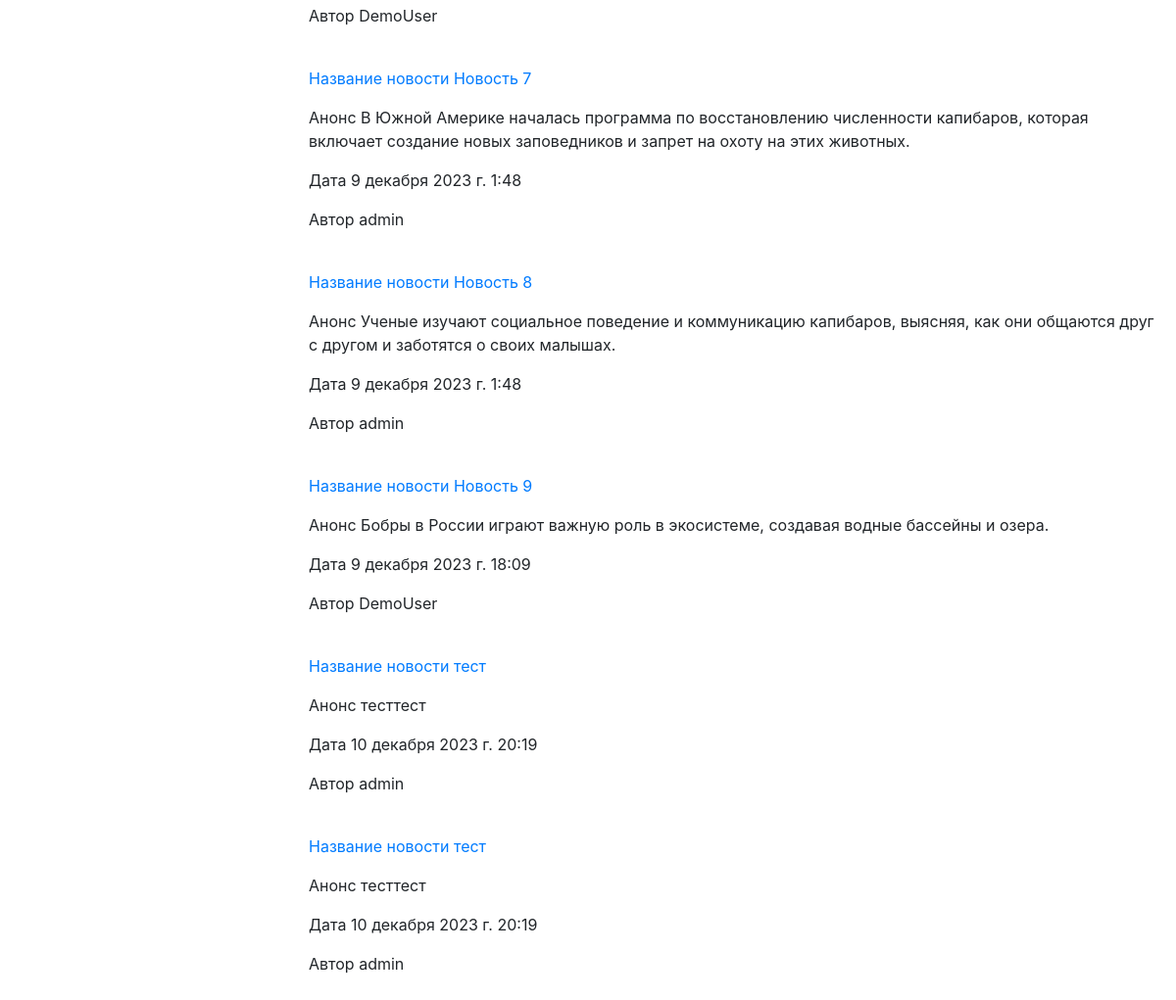
Before: /news/ (lower part) with the older database file.
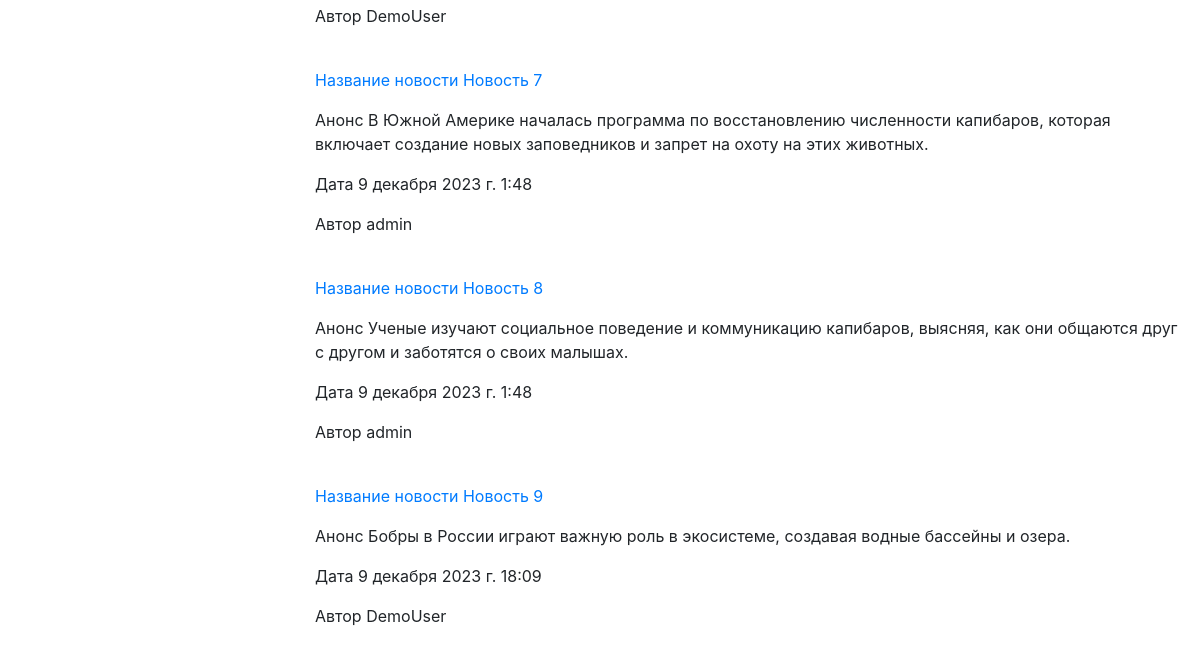
After: the same page with the newer database file.
### news/models.py (models this page shows, shortened)
class Article(models.Model):
    categories = (('E', 'Economics'),
                  ('S', 'Science'),
                  ('IT', 'IT'))
    author = models.ForeignKey(User, on_delete=models.SET_NULL, null=True)
    title = models.CharField('Название', max_length=50, default='')
    anouncement = models.TextField('Аннотация', max_length=250)
    text = models.TextField('Текст новости')
    date = models.DateTimeField('Дата публикации', auto_created=True,default=datetime.datetime.now())
    category = models.CharField(choices=categories, max_length=20, verbose_name='Категории')
    tags=models.ManyToManyField(to=Tag, blank=True)
    def get_absolute_url(self):
        return f'/news/{self.id}'
    class Meta:
        ordering=['title','date']
        verbose_name = 'Новость'
        verbose_name_plural = 'Новости'

### news/views.py (the view)
# urls.py: path('', views.news_list, name='news_list'),
def news_list(request):
    categories = Article.categories  # создали перечень категорий
    author_list = User.objects.all()  # создали перечень авторов
    if request.method == "POST":
        selected_author = int(request.POST.get('author_filter'))
        selected_category = int(request.POST.get('category_filter'))
        if selected_author == 0:  # выбраны все авторы
            news = Article.objects.all()
        else:
            news = Article.objects.filter(author=selected_author)
        if selected_category != 0:  # фильтруем найденные по авторам результаты по категориям
            news = news.filter(category__icontains=categories[selected_category - 1][0])
    else:  # если страница открывется впервые
        selected_author = 0
        selected_category = 0
        news = Article.objects.all()
    context = {'news': news, 'author_list': author_list, 'selected_author': selected_author,
               'categories': categories, 'selected_category': selected_category}
    return render(request, 'news/news_list.html', context)

### news/templates/news/news_list.html (shortened to what this page needs)
{% extends 'main/SideBar.html' %}
{% load static %}
{% block content %}
<br>
<br>
{% for n in news %}
<div>
    <p><a href="{{n.get_absolute_url}}">Название новости {{ n.title }} </a></p>
    <p> Анонс {{ n.anouncement }}</p>
    <p> Дата {{ n.date }}</p>
    <p> Автор {{ n.author.username }}</p>
    <br>
</div>
{% endfor %}
{% endblock content %}

### main/templates/main/SideBar.html (shortened to what this page needs)
<!DOCTYPE html>
{% load static %}
<html lang="ru">
<head>
    <link rel="stylesheet" href="https://cdn.jsdelivr.net/npm/bootstrap@4.4.1/dist/css/bootstrap.min.css"
>
    <link rel="stylesheet" href="{% static 'main/css/style.css' %}">
</head>
<body>
<div class="container-fluid">
    <div class="row">
        <div class="col-lg-9 col-md-8 col-sm-8" id="Content">
            {% block content %}
            {% endblock content %}
        </div>
    </div>
</div>
</body>
</html>

### main/static/main/css/style.css (style rules this page uses)
body { height: 100vh; }

Changed rows visible on the page:
removed Article: title "тест", anouncement "тесттест", date "10 декабря 2023 г. 20:19", author.username "admin"
removed Article: title "тест", anouncement "тесттест", date "10 декабря 2023 г. 20:19", author.username "admin"
